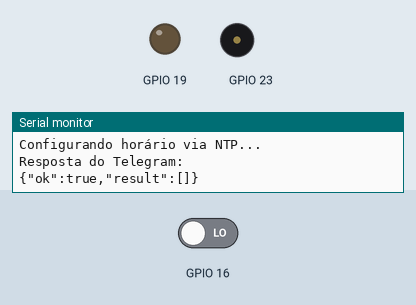
This sketch was run on a simulated ESP32. On the bench: output pins drawn as LEDs (lit = HIGH), buzzer (waves = sounding), the last lines printed to the serial monitor. Inputs (shaded band) come from the test bench; at power-on: GPIO 16 LOW. WiFi joins after 1.5 s; servers stay silent unless stated; the local clock reads 2024-03-15 10:24:30 at power-on unless the sketch sets it; web services answer with replies made up by the test bench.

Above: at 6.2 s.
6.3 s: GPIO 16 driven HIGH
At 7.1 s:
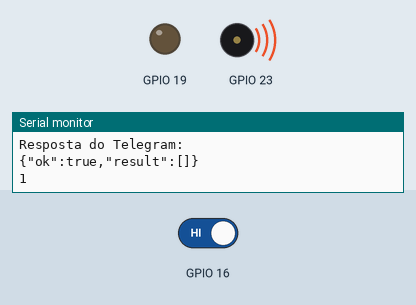
8.4 s: GPIO 16 driven LOW
At 9.1 s:
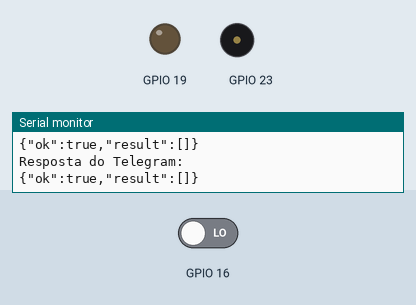
Timing chart, 0 to 11.4 s (numbered marks = the images above; inputs shaded):
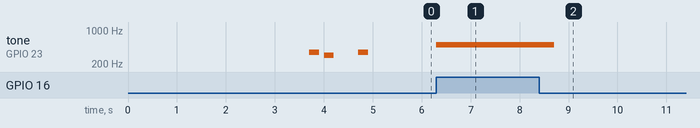

The sketch:

Alarme_Residencial.ino
```cpp
#include <WiFiManager.h>
#include <HTTPClient.h>
#include "time.h"


String botToken = "7590203312:AAFxxsKmVnWf0DrVKaX_P0o_M4V3MByA-_U";
String chatId = "";


//ntp
const char* ntpServer = "pool.ntp.org";
const long  gmtOffset_sec = -10800;
const int   daylightOffset_sec = 0;

void setup() {
  Serial.begin(115200);

  pinMode(16, INPUT);
  pinMode(19, OUTPUT);


  Serial.print("Conectando ao Wi-Fi...");
  WiFiManager wm;
  bool res;
  res = wm.autoConnect("AlarmeESP32-Setup");

  if (!res) {
    Serial.println("Falha ao conectar e timeout atingido");
    ESP.restart();
  }
  Serial.println("Conectado com sucesso!");

  configura();
  EnviarMensagem("Ligado");

  tone(23,350,200);
  delay(300);
  tone(23,300,200);
  delay(700);
  tone(23,350,200);
  delay(300);
  tone(23,300,200);

}

void loop() {


  if(digitalRead(16) == HIGH){
    tone(23,500,10000);
    Serial.println(digitalRead(16));
    EnviarMensagem("Movimento Detectado");
    EnviarMensagem(Data_hora());
    EnviarMensagem("________________");
    tone(23,300,200);


  } else{
    noTone(23);

  }

}

void EnviarMensagem(String message) {
  if (WiFi.status() == WL_CONNECTED) {
    HTTPClient http;

    String url = "https://api.telegram.org/bot" + botToken + "/sendMessage?chat_id=" + chatId + "&text=" + message;
    http.begin(url);
    int httpCode = http.GET();

    if (httpCode > 0) {
      String response = http.getString();
      Serial.println("Resposta do Telegram:");
      Serial.println(response);
    } else {
      Serial.print("Erro na requisição: ");
      Serial.println(httpCode);
    }

    http.end();
  } else {
    Serial.println("Wi-Fi não conectado!");
  }
}

void configura() {
  configTime(gmtOffset_sec, daylightOffset_sec, ntpServer);
  Serial.println("Configurando horário via NTP...");
  delay(2000);
}

String Data_hora() {
  struct tm timeinfo;
  if (!getLocalTime(&timeinfo)) {
    return "Erro ao obter data e hora";
  }

  char buffer[30];
  strftime(buffer, sizeof(buffer), "%d/%m/%Y %H:%M:%S", &timeinfo);
  return String(buffer);
}
```

Measured:
- after the input at 6.3 s, tone on GPIO 23: silent → 500 Hz at once
- after the input at 8.4 s, tone on GPIO 23: 500 Hz → silent after 0.31 s
